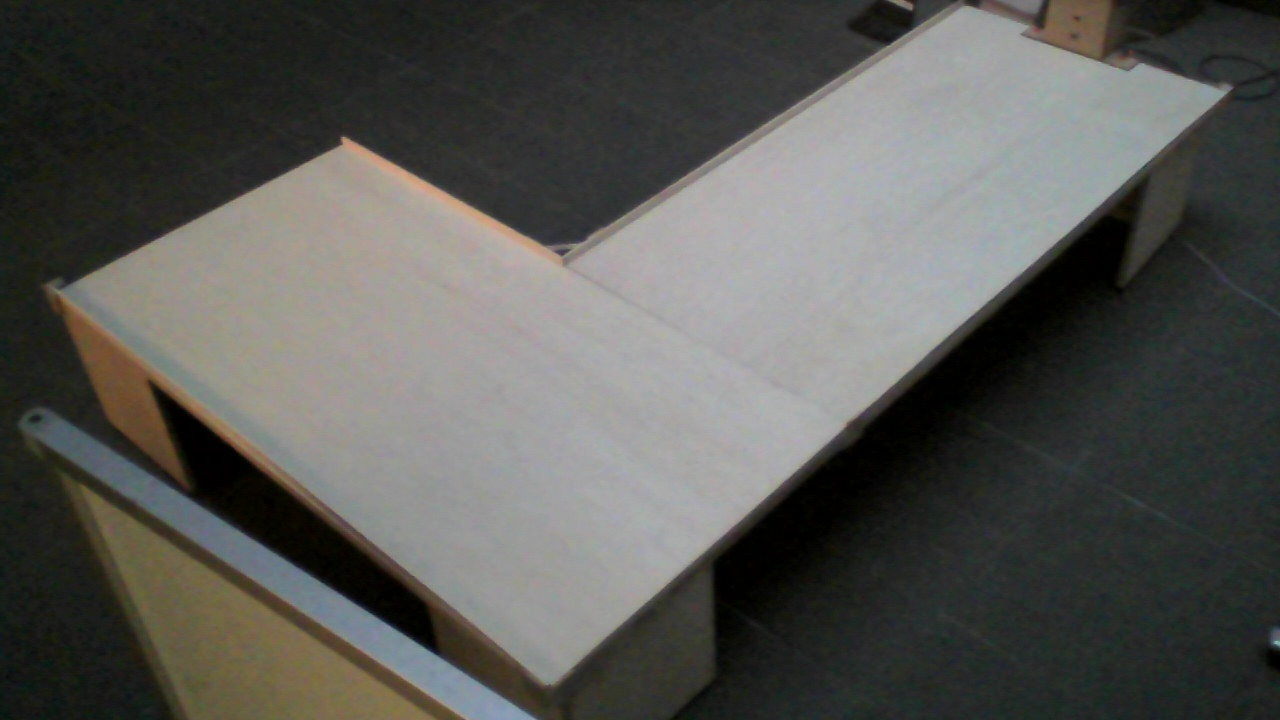
#> input picture pyscript/_0.jpg, 1280 x 720 px, given in place of the camera
$ jupyter execute --allow-errors calib.ipynb
#> lines starting #> are read from the running program, lines starting #| are printed output that depends on the picture
[cell 1]
# coding: UTF-8

from matplotlib import pyplot
from mpl_toolkits.mplot3d import Axes3D
from scipy import genfromtxt


# ファイル読み込み
#> (the rest of this cell did not finish here and is left out)

#> (a cell that did not finish here is left out)

[cell 3]
pyplot.xlim(0, 2200)
pyplot.ylim(250,550)
#> (the rest of this cell did not finish here and is left out)

[cell 4]
pyplot.ylim(250,550)
#> (the rest of this cell did not finish here and is left out)

#> (a cell that did not finish here is left out)

[cell 6]
pyplot.figure(figsize=(4, 4), dpi=250)
pyplot.xlim(0,2200)
pyplot.ylim(54000,57000)
#> (the rest of this cell did not finish here and is left out)

#> (a cell that did not finish here is left out)

[cell 8]
# coding: UTF-8

from matplotlib import pyplot
from mpl_toolkits.mplot3d import Axes3D
from scipy import genfromtxt


# ファイル読み込み
#> (the rest of this cell did not finish here and is left out)

#> (a cell that did not finish here is left out)

[cell 10]
import cv2
import os

def save_frame_camera_key(device_num, dir_path, basename, ext='jpg', delay=1, window_name='frame'):
#> called with device_num = 2, dir_path = './img', basename = 'camera_capture', ext = 'jpg', delay = 1, window_name = 'frame'
    cap = cv2.VideoCapture(device_num)

    if not cap.isOpened():
        return

    os.makedirs(dir_path, exist_ok=True)
    base_path = os.path.join(dir_path, basename)

    n = 0
    while True:
        ret, frame = cap.read()
#> frame is the input picture: shape (720, 1280, 3); mean B, G, R 83.5, 87.2, 87.1
        cv2.imshow(window_name, frame)
        key = cv2.waitKey(delay) & 0xFF
#> (key q is pressed here)
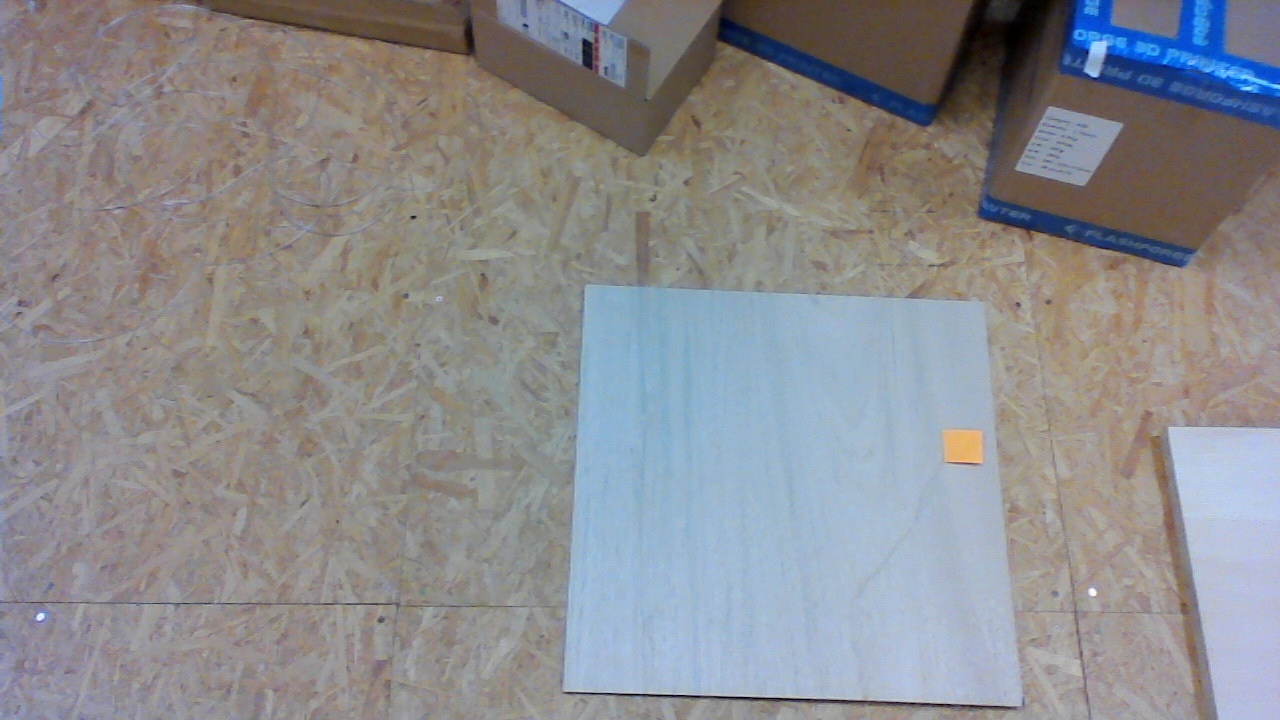
#> input picture pyscript/img/camera_capture_0.jpg, 1280 x 720 px
#> further down, img_src1 is the input picture: shape (720, 1280, 3); mean B, G, R 142.2, 139.4, 139.3
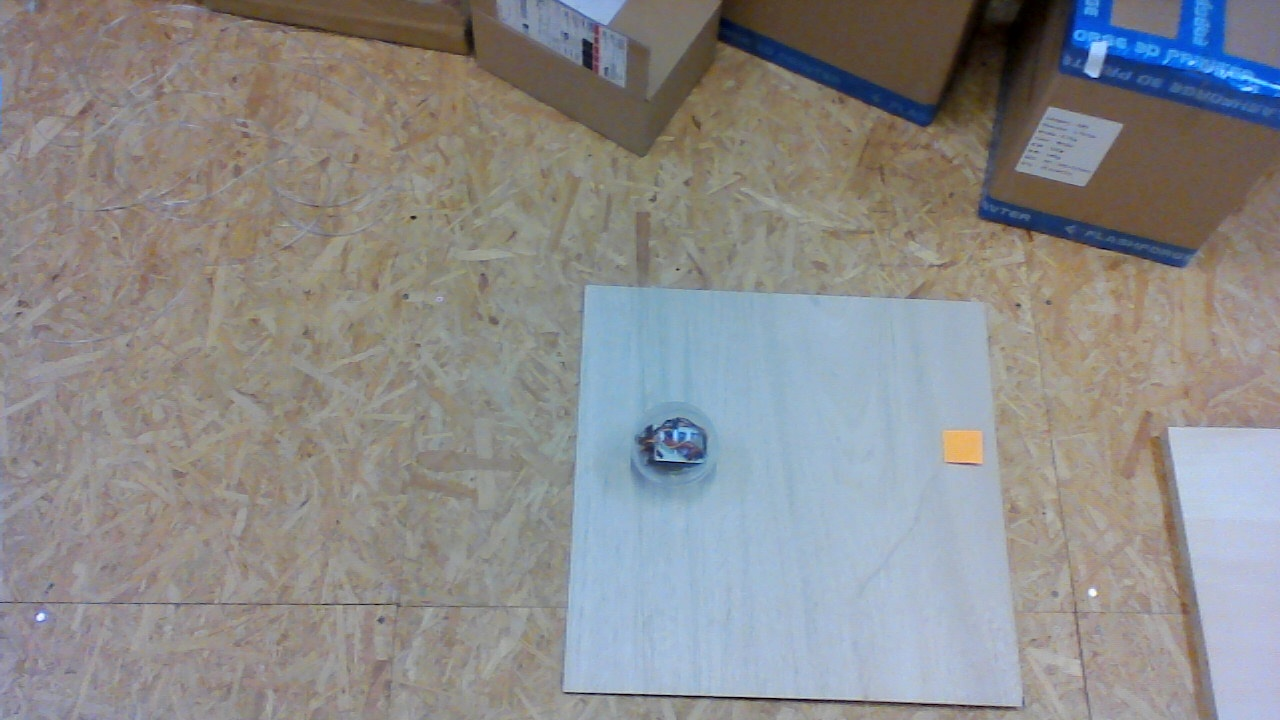
#> input picture pyscript/img/camera_capture_1.jpg, 1280 x 720 px
#> further down, img_src2 is the input picture: shape (720, 1280, 3); mean B, G, R 139.2, 139.2, 139.8
        if key == ord('c'):
            cv2.imwrite('{}_{}.{}'.format(base_path, n, ext), frame)
            n += 1
        elif key == ord('q'):
            break

    cv2.destroyWindow(window_name)


save_frame_camera_key(2, './img', 'camera_capture')

[cell 11]
# -*- coding: UTF-8 -*-
import cv2

#> (the rest of this cell did not finish here and is left out)

[cell 12]
import cv2
import numpy as np

#画像の読み込み
I1 = cv2.imread('./img/camera_capture_0.jpg', cv2.IMREAD_GRAYSCALE)
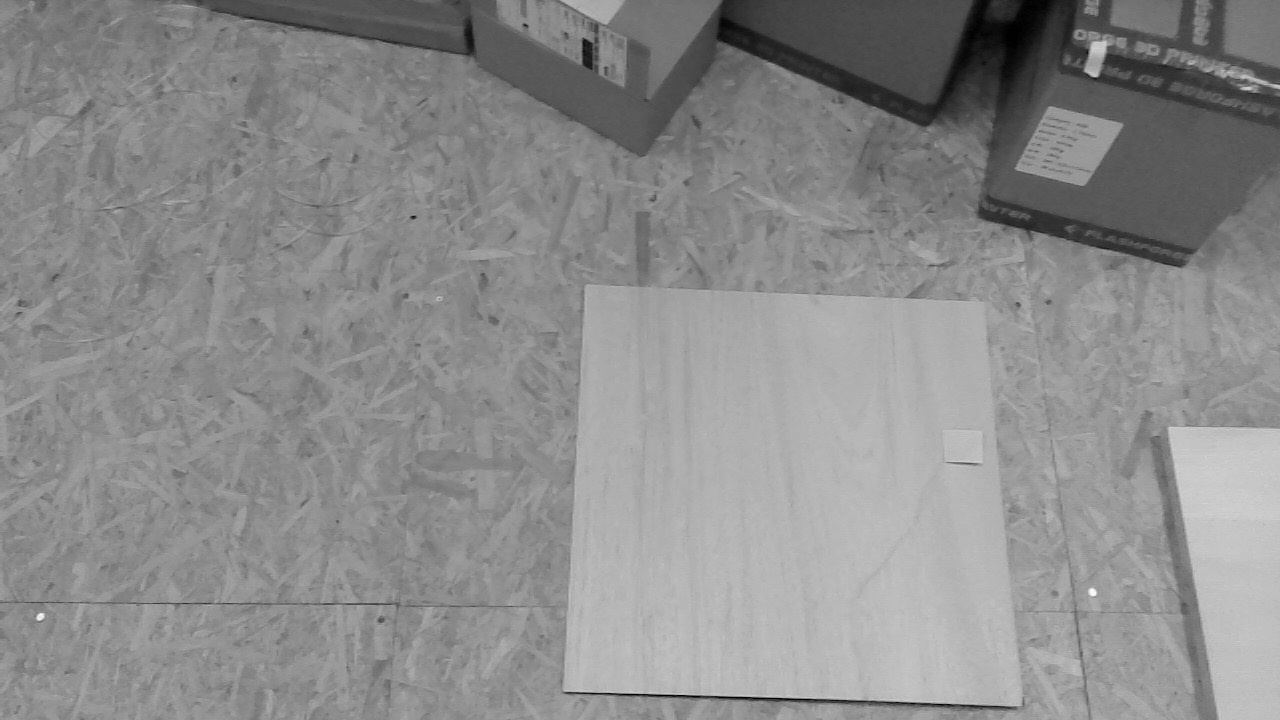
#> I1: shape (720, 1280); min 0, max 252, mean 139.7
I2 = cv2.imread('./img/camera_capture_1.jpg', cv2.IMREAD_GRAYSCALE)
#> I2: shape (720, 1280); min 0, max 254, mean 139.4
I3 = cv2.imread('./img/camera_capture_2.jpg', cv2.IMREAD_GRAYSCALE)


#絶対値の求めたのち、背景差分を求める
img_diff1 = cv2.absdiff(I2,I1)
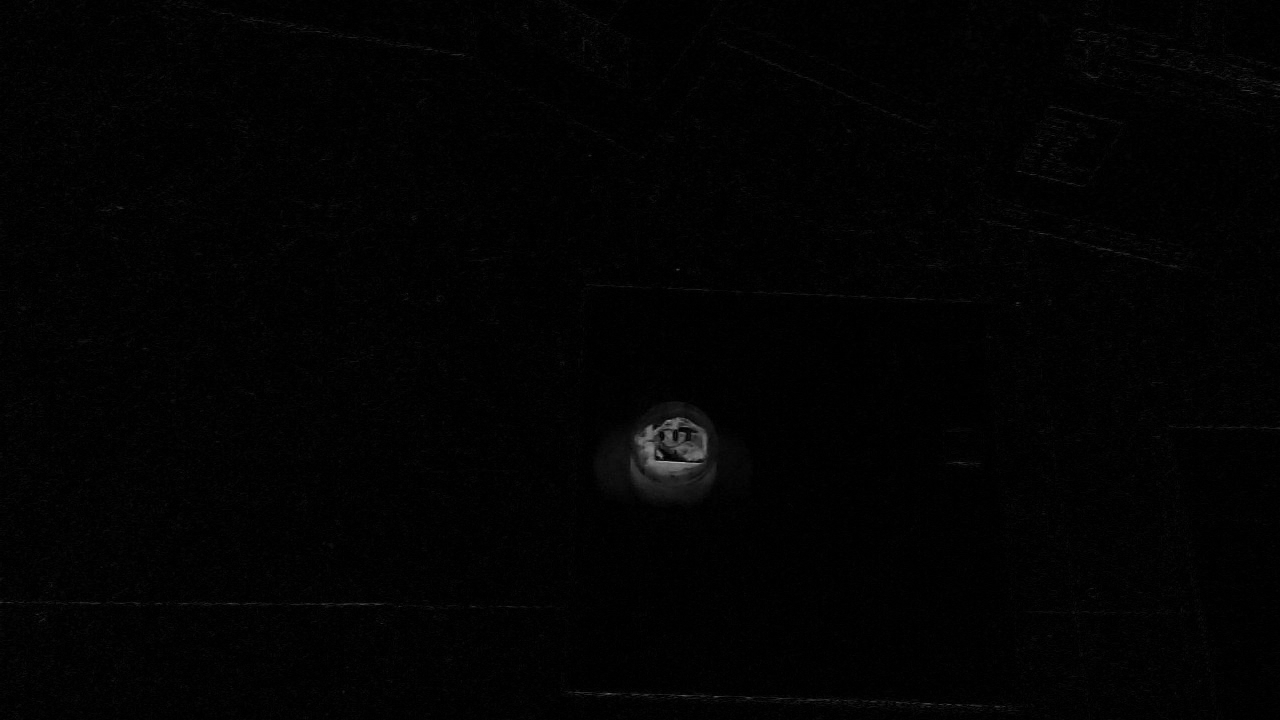
#> img_diff1: shape (720, 1280); min 0, max 175, mean 2.6
#> (the rest of this cell did not finish here and is left out)

[cell 13]
import cv2

#「背景」となる画像の取り込み（グレースケール）
img_src01 = cv2.imread("./img/camera_capture_0.jpg", 0)

#「差分」をもった画像の取り込み（グレースケール）
img_src02 = cv2.imread("./img/camera_capture_3.jpg", 0)

#「背景差分」計算用オブジェクトの作成
bgObj = cv2.bgsegm.createBackgroundSubtractorMOG()

#差分となっている「前景領域」に対してマスクをかける
fgmask = bgObj.apply(img_src01)
#> fgmask: shape (720, 1280); every value is 0
fgmask = bgObj.apply(img_src02)

#画面に表示
cv2.imshow('frame', fgmask)

#「差分」画像のファイル名
bg_diff_path = "./diff.jpg"

#「差分」画像の保存
cv2.imwrite(bg_diff_path, fgmask)

#「キー」が押されるまで画面を表示
cv2.waitKey(0)

#作成した画面をすべて破棄
cv2.destroyAllWindows()
